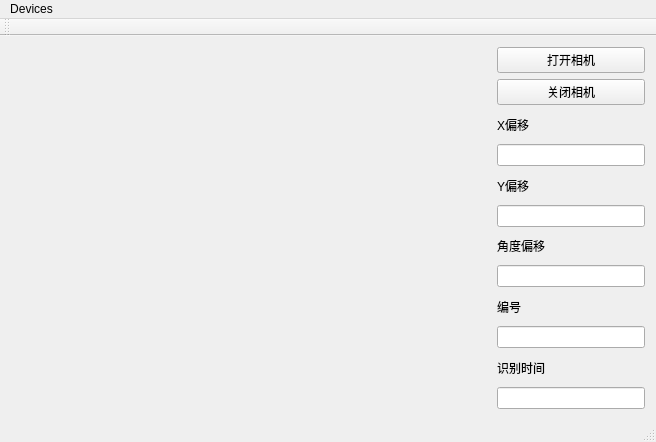
<?xml version="1.0" encoding="UTF-8"?>
<ui version="4.0">
 <class>MainWindow</class>
 <widget class="QMainWindow" name="MainWindow">
  <property name="geometry">
   <rect>
    <x>0</x>
    <y>0</y>
    <width>656</width>
    <height>442</height>
   </rect>
  </property>
  <property name="windowTitle">
   <string>MainWindow</string>
  </property>
  <widget class="QWidget" name="centralWidget">
   <layout class="QGridLayout" name="gridLayout">
    <item row="0" column="0">
     <widget class="QLabel" name="CameraView">
      <property name="minimumSize">
       <size>
        <width>480</width>
        <height>320</height>
       </size>
      </property>
      <property name="text">
       <string/>
      </property>
     </widget>
    </item>
    <item row="0" column="1">
     <layout class="QVBoxLayout" name="verticalLayout_6">
      <item>
       <widget class="QPushButton" name="openBtn">
        <property name="text">
         <string>打开相机</string>
        </property>
       </widget>
      </item>
      <item>
       <widget class="QPushButton" name="closeBtn">
        <property name="text">
         <string>关闭相机</string>
        </property>
       </widget>
      </item>
      <item>
       <layout class="QVBoxLayout" name="verticalLayout">
        <item>
         <widget class="QLabel" name="label_X">
          <property name="text">
           <string>X偏移</string>
          </property>
         </widget>
        </item>
        <item>
         <widget class="QLineEdit" name="XlineEdit">
          <property name="enabled">
           <bool>true</bool>
          </property>
         </widget>
        </item>
       </layout>
      </item>
      <item>
       <layout class="QVBoxLayout" name="verticalLayout_2">
        <item>
         <widget class="QLabel" name="label_Y">
          <property name="text">
           <string>Y偏移</string>
          </property>
         </widget>
        </item>
        <item>
         <widget class="QLineEdit" name="YlineEdit">
          <property name="enabled">
           <bool>true</bool>
          </property>
         </widget>
        </item>
       </layout>
      </item>
      <item>
       <layout class="QVBoxLayout" name="verticalLayout_3">
        <item>
         <widget class="QLabel" name="label_A">
          <property name="text">
           <string>角度偏移</string>
          </property>
         </widget>
        </item>
        <item>
         <widget class="QLineEdit" name="AlineEdit">
          <property name="enabled">
           <bool>true</bool>
          </property>
         </widget>
        </item>
       </layout>
      </item>
      <item>
       <layout class="QVBoxLayout" name="verticalLayout_4">
        <item>
         <widget class="QLabel" name="label_E">
          <property name="text">
           <string>编号</string>
          </property>
         </widget>
        </item>
        <item>
         <widget class="QLineEdit" name="ElineEdit">
          <property name="enabled">
           <bool>true</bool>
          </property>
         </widget>
        </item>
       </layout>
      </item>
      <item>
       <layout class="QVBoxLayout" name="verticalLayout_5">
        <item>
         <widget class="QLabel" name="timelabel">
          <property name="text">
           <string>识别时间</string>
          </property>
         </widget>
        </item>
        <item>
         <widget class="QLineEdit" name="timelineEdit"/>
        </item>
       </layout>
      </item>
     </layout>
    </item>
   </layout>
  </widget>
  <widget class="QMenuBar" name="menuBar">
   <property name="geometry">
    <rect>
     <x>0</x>
     <y>0</y>
     <width>656</width>
     <height>25</height>
    </rect>
   </property>
   <widget class="QMenu" name="menuDevices">
    <property name="title">
     <string>Devices</string>
    </property>
   </widget>
   <addaction name="menuDevices"/>
  </widget>
  <widget class="QToolBar" name="mainToolBar">
   <attribute name="toolBarArea">
    <enum>TopToolBarArea</enum>
   </attribute>
   <attribute name="toolBarBreak">
    <bool>false</bool>
   </attribute>
  </widget>
  <widget class="QStatusBar" name="statusBar"/>
 </widget>
 <layoutdefault spacing="6" margin="11"/>
 <resources/>
 <connections/>
</ui>
